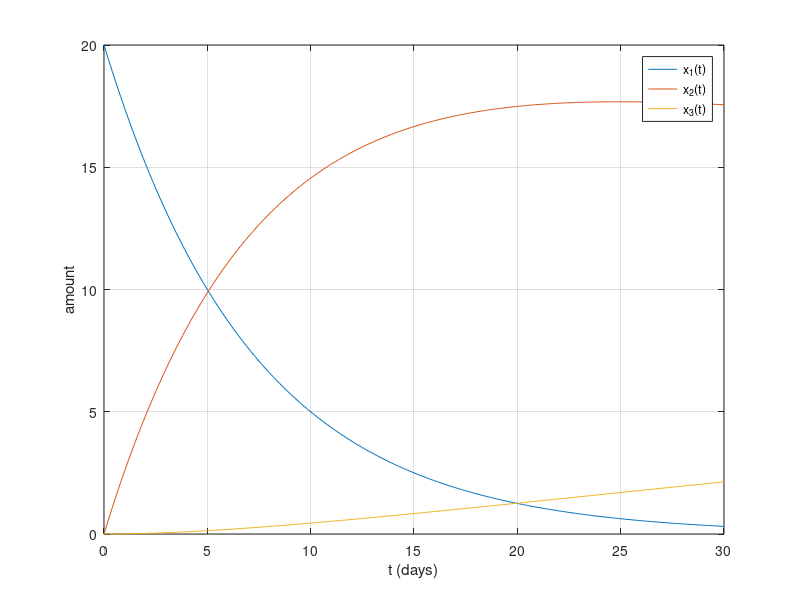
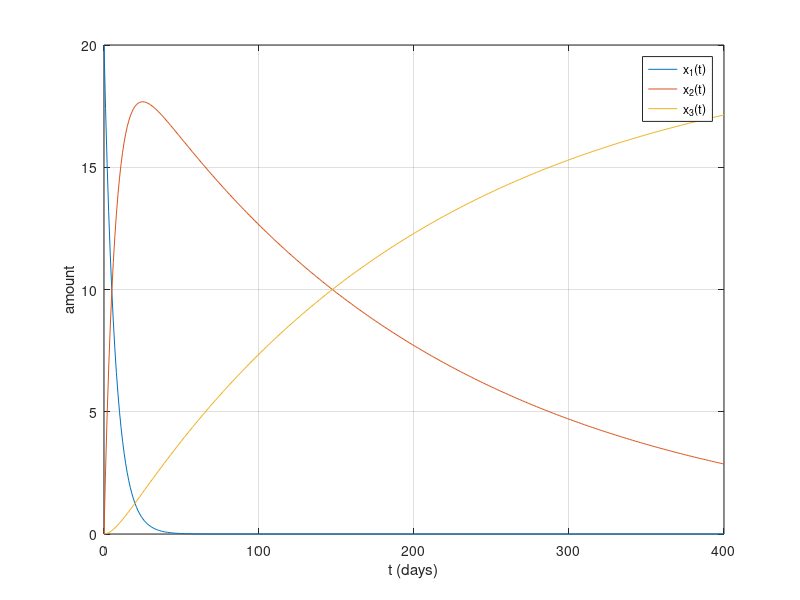

MATLAB code for these plots, in order:
% DECAYS  Plot radioactive decay curves for Exercises #1 and #2
% in Section 3.3.

x0 = 20;
lam1 = 0.138629;
lam2 = 0.004951;

for k = 1:2
    if k == 1
        t = 0:.1:30;         % interval to show x_1(t) half life
    else
        t = 0:1:400;         % interval to show x_2(t) half life
    end
    figure(k)
    x1 = x0 * exp(-lam1 * t);
    C2 = x0 * lam1 / (lam2 - lam1);
    x2 = C2 * (exp(-lam1 * t) - exp(-lam2 * t));
    x3 = x0 * (1.0 + (lam1 * exp(-lam2 * t) - lam2 * exp(-lam1 * t)) ...
                     / (lam2 - lam1));
    plot(t,x1, t,x2, t,x3);
    legend('x_1(t)', 'x_2(t)', 'x_3(t)')
    xlabel('t (days)'),  ylabel('amount'),  grid on
end
